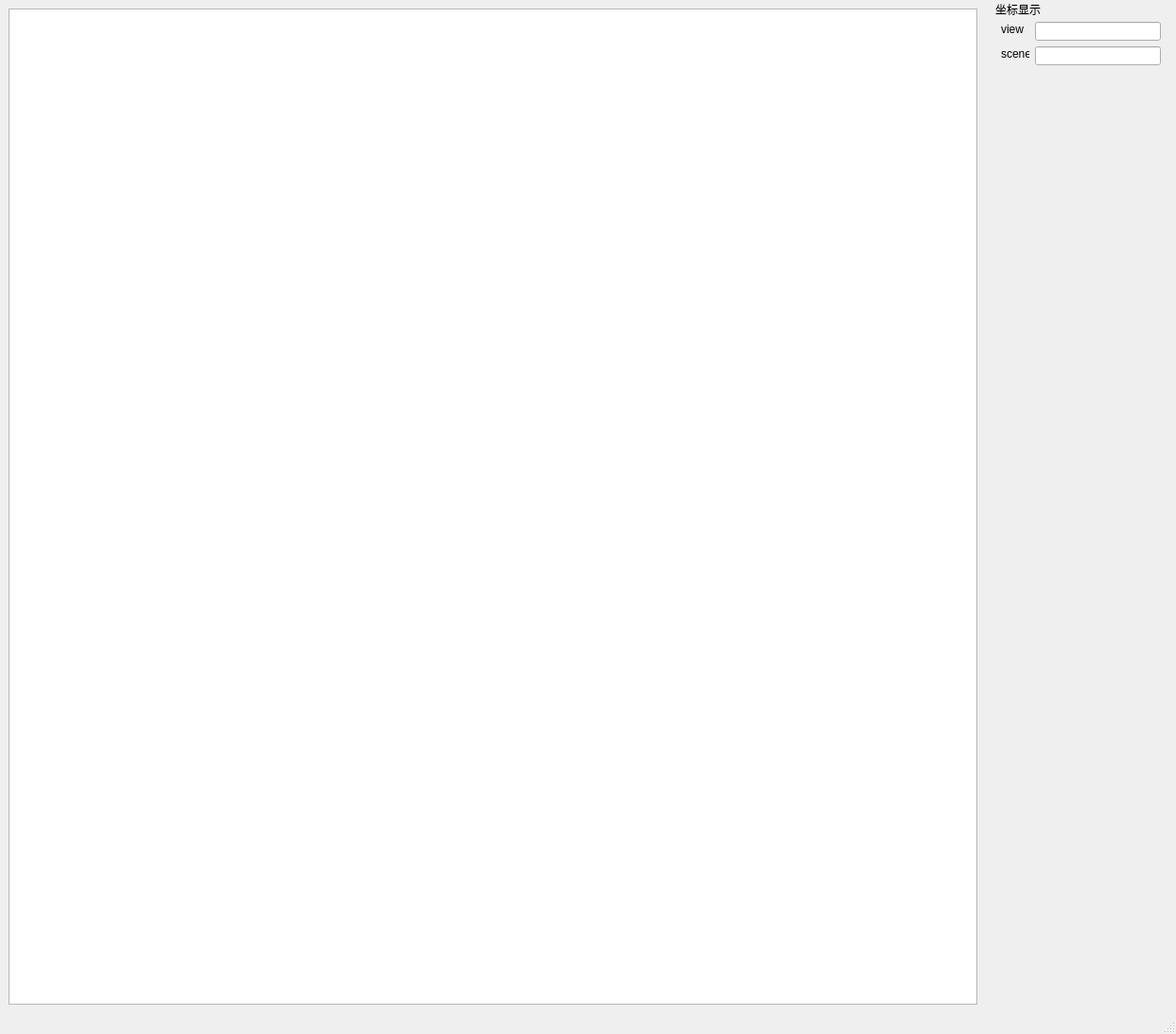
<?xml version="1.0" encoding="UTF-8"?>
<ui version="4.0">
 <class>MainWindow</class>
 <widget class="QMainWindow" name="MainWindow">
  <property name="windowModality">
   <enum>Qt::WindowModal</enum>
  </property>
  <property name="geometry">
   <rect>
    <x>0</x>
    <y>0</y>
    <width>1238</width>
    <height>1093</height>
   </rect>
  </property>
  <property name="windowTitle">
   <string>imageSee</string>
  </property>
  <property name="layoutDirection">
   <enum>Qt::LeftToRight</enum>
  </property>
  <widget class="QWidget" name="centralwidget">
   <layout class="QGridLayout" name="gridLayout">
    <item row="0" column="0">
     <widget class="MyGView" name="graphicsView">
      <property name="sizePolicy">
       <sizepolicy hsizetype="Preferred" vsizetype="Preferred">
        <horstretch>0</horstretch>
        <verstretch>0</verstretch>
       </sizepolicy>
      </property>
      <property name="minimumSize">
       <size>
        <width>1024</width>
        <height>1024</height>
       </size>
      </property>
      <property name="maximumSize">
       <size>
        <width>16777215</width>
        <height>16777215</height>
       </size>
      </property>
      <property name="layoutDirection">
       <enum>Qt::LeftToRight</enum>
      </property>
     </widget>
    </item>
   </layout>
  </widget>
  <widget class="QMenuBar" name="menubar">
   <property name="geometry">
    <rect>
     <x>0</x>
     <y>0</y>
     <width>1238</width>
     <height>23</height>
    </rect>
   </property>
  </widget>
  <widget class="QStatusBar" name="statusbar"/>
  <widget class="QDockWidget" name="dockWidget">
   <property name="sizePolicy">
    <sizepolicy hsizetype="Fixed" vsizetype="Fixed">
     <horstretch>0</horstretch>
     <verstretch>0</verstretch>
    </sizepolicy>
   </property>
   <property name="minimumSize">
    <size>
     <width>195</width>
     <height>1048</height>
    </size>
   </property>
   <property name="maximumSize">
    <size>
     <width>195</width>
     <height>1048</height>
    </size>
   </property>
   <property name="features">
    <set>QDockWidget::NoDockWidgetFeatures</set>
   </property>
   <property name="allowedAreas">
    <set>Qt::RightDockWidgetArea</set>
   </property>
   <property name="windowTitle">
    <string>坐标显示</string>
   </property>
   <attribute name="dockWidgetArea">
    <number>2</number>
   </attribute>
   <widget class="QWidget" name="dockWidgetContents_3">
    <widget class="QLabel" name="sceneLabel">
     <property name="geometry">
      <rect>
       <x>10</x>
       <y>30</y>
       <width>30</width>
       <height>16</height>
      </rect>
     </property>
     <property name="text">
      <string>scene</string>
     </property>
    </widget>
    <widget class="QLabel" name="viewLabel">
     <property name="geometry">
      <rect>
       <x>10</x>
       <y>4</y>
       <width>24</width>
       <height>16</height>
      </rect>
     </property>
     <property name="text">
      <string>view</string>
     </property>
    </widget>
    <widget class="QLineEdit" name="sceneLineEdit">
     <property name="geometry">
      <rect>
       <x>46</x>
       <y>30</y>
       <width>133</width>
       <height>20</height>
      </rect>
     </property>
     <property name="sizePolicy">
      <sizepolicy hsizetype="Fixed" vsizetype="Fixed">
       <horstretch>0</horstretch>
       <verstretch>0</verstretch>
      </sizepolicy>
     </property>
     <property name="readOnly">
      <bool>true</bool>
     </property>
    </widget>
    <widget class="QLineEdit" name="viewLineEdit">
     <property name="geometry">
      <rect>
       <x>46</x>
       <y>4</y>
       <width>133</width>
       <height>20</height>
      </rect>
     </property>
     <property name="sizePolicy">
      <sizepolicy hsizetype="Fixed" vsizetype="Fixed">
       <horstretch>0</horstretch>
       <verstretch>0</verstretch>
      </sizepolicy>
     </property>
     <property name="readOnly">
      <bool>true</bool>
     </property>
    </widget>
   </widget>
  </widget>
 </widget>
 <customwidgets>
  <customwidget>
   <class>MyGView</class>
   <extends>QGraphicsView</extends>
   <header location="global">MyGView.h</header>
  </customwidget>
 </customwidgets>
 <resources/>
 <connections/>
</ui>
